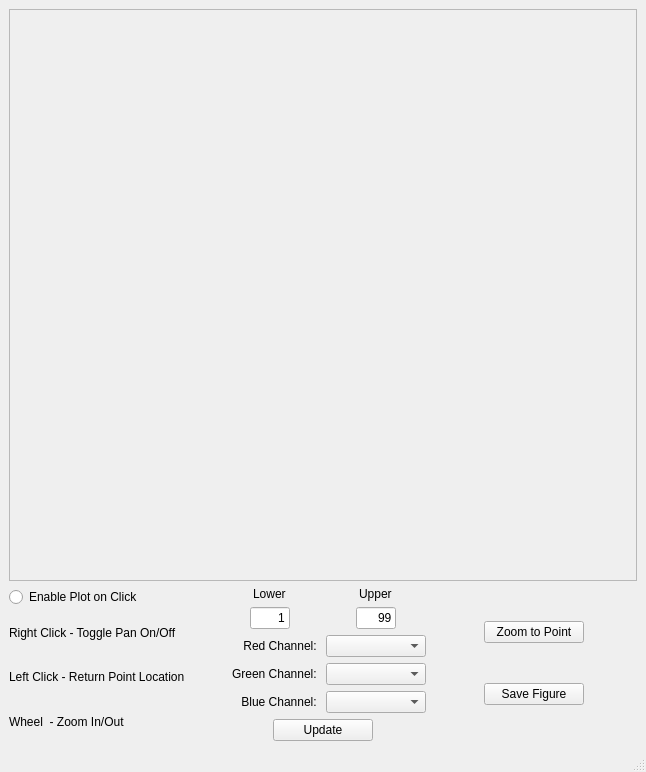
<?xml version="1.0" encoding="UTF-8"?>
<ui version="4.0">
 <class>MainWindow_chipviewer</class>
 <widget class="QMainWindow" name="MainWindow_chipviewer">
  <property name="geometry">
   <rect>
    <x>0</x>
    <y>0</y>
    <width>646</width>
    <height>772</height>
   </rect>
  </property>
  <property name="windowTitle">
   <string>ARD Viewer</string>
  </property>
  <widget class="QWidget" name="Widget_central">
   <layout class="QGridLayout" name="gridLayout">
    <item row="0" column="0">
     <widget class="QScrollArea" name="ScrollArea_viewer">
      <property name="widgetResizable">
       <bool>true</bool>
      </property>
      <widget class="QWidget" name="Widget_ScrollAreaContents">
       <property name="geometry">
        <rect>
         <x>0</x>
         <y>0</y>
         <width>626</width>
         <height>539</height>
        </rect>
       </property>
      </widget>
     </widget>
    </item>
    <item row="1" column="0">
     <layout class="QHBoxLayout" name="HBoxLayout_controls">
      <item>
       <layout class="QVBoxLayout" name="VBoxLayout_enable">
        <item>
         <widget class="QRadioButton" name="RadioButton_plot">
          <property name="text">
           <string>Enable Plot on Click</string>
          </property>
         </widget>
        </item>
        <item alignment="Qt::AlignLeft">
         <widget class="QLabel" name="QLable_rightclick">
          <property name="text">
           <string>Right Click - Toggle Pan On/Off</string>
          </property>
         </widget>
        </item>
        <item alignment="Qt::AlignLeft">
         <widget class="QLabel" name="QLabel_leftclick">
          <property name="text">
           <string>Left Click - Return Point Location</string>
          </property>
         </widget>
        </item>
        <item alignment="Qt::AlignLeft">
         <widget class="QLabel" name="QLabel_zoom">
          <property name="text">
           <string>Wheel  - Zoom In/Out</string>
          </property>
         </widget>
        </item>
       </layout>
      </item>
      <item>
       <layout class="QVBoxLayout" name="VBoxLayout_update">
        <item>
         <layout class="QHBoxLayout" name="HBoxLayout_percents">
          <item>
           <layout class="QVBoxLayout" name="VBoxLayout_lower">
            <item alignment="Qt::AlignHCenter">
             <widget class="QLabel" name="Label_lower">
              <property name="text">
               <string>Lower</string>
              </property>
             </widget>
            </item>
            <item alignment="Qt::AlignHCenter">
             <widget class="QLineEdit" name="LineEdit_lower">
              <property name="maximumSize">
               <size>
                <width>40</width>
                <height>16777215</height>
               </size>
              </property>
              <property name="layoutDirection">
               <enum>Qt::LeftToRight</enum>
              </property>
              <property name="text">
               <string>1</string>
              </property>
              <property name="maxLength">
               <number>3</number>
              </property>
              <property name="alignment">
               <set>Qt::AlignRight|Qt::AlignTrailing|Qt::AlignVCenter</set>
              </property>
             </widget>
            </item>
           </layout>
          </item>
          <item>
           <layout class="QVBoxLayout" name="VBoxLayout_upper">
            <item alignment="Qt::AlignHCenter">
             <widget class="QLabel" name="Label_upper">
              <property name="text">
               <string>Upper</string>
              </property>
             </widget>
            </item>
            <item alignment="Qt::AlignHCenter">
             <widget class="QLineEdit" name="LineEdit_upper">
              <property name="maximumSize">
               <size>
                <width>40</width>
                <height>16777215</height>
               </size>
              </property>
              <property name="layoutDirection">
               <enum>Qt::LeftToRight</enum>
              </property>
              <property name="text">
               <string>99</string>
              </property>
              <property name="maxLength">
               <number>3</number>
              </property>
              <property name="alignment">
               <set>Qt::AlignRight|Qt::AlignTrailing|Qt::AlignVCenter</set>
              </property>
             </widget>
            </item>
           </layout>
          </item>
         </layout>
        </item>
        <item>
         <layout class="QHBoxLayout" name="HBoxLayout_red">
          <item>
           <layout class="QVBoxLayout" name="VBoxLayout_red_label">
            <item>
             <widget class="QLabel" name="Label_red">
              <property name="layoutDirection">
               <enum>Qt::LeftToRight</enum>
              </property>
              <property name="text">
               <string>Red Channel: </string>
              </property>
              <property name="alignment">
               <set>Qt::AlignRight|Qt::AlignTrailing|Qt::AlignVCenter</set>
              </property>
             </widget>
            </item>
           </layout>
          </item>
          <item>
           <layout class="QVBoxLayout" name="VBoxLayout_red_combo">
            <item>
             <widget class="QComboBox" name="ComboBox_red">
              <item>
               <property name="text">
                <string/>
               </property>
              </item>
              <item>
               <property name="text">
                <string>Blue</string>
               </property>
              </item>
              <item>
               <property name="text">
                <string>Green</string>
               </property>
              </item>
              <item>
               <property name="text">
                <string>Red</string>
               </property>
              </item>
              <item>
               <property name="text">
                <string>NIR</string>
               </property>
              </item>
              <item>
               <property name="text">
                <string>SWIR-1</string>
               </property>
              </item>
              <item>
               <property name="text">
                <string>SWIR-2</string>
               </property>
              </item>
              <item>
               <property name="text">
                <string>Thermal</string>
               </property>
              </item>
              <item>
               <property name="text">
                <string>NDVI</string>
               </property>
              </item>
              <item>
               <property name="text">
                <string>MSAVI</string>
               </property>
              </item>
              <item>
               <property name="text">
                <string>SAVI</string>
               </property>
              </item>
              <item>
               <property name="text">
                <string>EVI</string>
               </property>
              </item>
              <item>
               <property name="text">
                <string>NDMI</string>
               </property>
              </item>
              <item>
               <property name="text">
                <string>NBR-1</string>
               </property>
              </item>
              <item>
               <property name="text">
                <string>NBR-2</string>
               </property>
              </item>
             </widget>
            </item>
           </layout>
          </item>
         </layout>
        </item>
        <item>
         <layout class="QHBoxLayout" name="HBoxLayout_green">
          <item>
           <layout class="QVBoxLayout" name="VBoxLayout_green_label">
            <item>
             <widget class="QLabel" name="Label_green">
              <property name="text">
               <string>Green Channel: </string>
              </property>
              <property name="alignment">
               <set>Qt::AlignRight|Qt::AlignTrailing|Qt::AlignVCenter</set>
              </property>
             </widget>
            </item>
           </layout>
          </item>
          <item>
           <layout class="QVBoxLayout" name="VBoxLayout_green_combo">
            <item>
             <widget class="QComboBox" name="ComboBox_green">
              <item>
               <property name="text">
                <string/>
               </property>
              </item>
              <item>
               <property name="text">
                <string>Blue</string>
               </property>
              </item>
              <item>
               <property name="text">
                <string>Green</string>
               </property>
              </item>
              <item>
               <property name="text">
                <string>Red</string>
               </property>
              </item>
              <item>
               <property name="text">
                <string>NIR</string>
               </property>
              </item>
              <item>
               <property name="text">
                <string>SWIR-1</string>
               </property>
              </item>
              <item>
               <property name="text">
                <string>SWIR-2</string>
               </property>
              </item>
              <item>
               <property name="text">
                <string>Thermal</string>
               </property>
              </item>
              <item>
               <property name="text">
                <string>NDVI</string>
               </property>
              </item>
              <item>
               <property name="text">
                <string>MSAVI</string>
               </property>
              </item>
              <item>
               <property name="text">
                <string>SAVI</string>
               </property>
              </item>
              <item>
               <property name="text">
                <string>EVI</string>
               </property>
              </item>
              <item>
               <property name="text">
                <string>NDMI</string>
               </property>
              </item>
              <item>
               <property name="text">
                <string>NBR-1</string>
               </property>
              </item>
              <item>
               <property name="text">
                <string>NBR-2</string>
               </property>
              </item>
             </widget>
            </item>
           </layout>
          </item>
         </layout>
        </item>
        <item>
         <layout class="QHBoxLayout" name="HBoxLayout_blue">
          <item>
           <layout class="QVBoxLayout" name="VBoxLayout_blue_label">
            <item>
             <widget class="QLabel" name="Label_blue">
              <property name="text">
               <string>Blue Channel: </string>
              </property>
              <property name="alignment">
               <set>Qt::AlignRight|Qt::AlignTrailing|Qt::AlignVCenter</set>
              </property>
             </widget>
            </item>
           </layout>
          </item>
          <item>
           <layout class="QVBoxLayout" name="VBoxLayout_blue_combo">
            <item>
             <widget class="QComboBox" name="ComboBox_blue">
              <item>
               <property name="text">
                <string/>
               </property>
              </item>
              <item>
               <property name="text">
                <string>Blue</string>
               </property>
              </item>
              <item>
               <property name="text">
                <string>Green</string>
               </property>
              </item>
              <item>
               <property name="text">
                <string>Red</string>
               </property>
              </item>
              <item>
               <property name="text">
                <string>NIR</string>
               </property>
              </item>
              <item>
               <property name="text">
                <string>SWIR-1</string>
               </property>
              </item>
              <item>
               <property name="text">
                <string>SWIR-2</string>
               </property>
              </item>
              <item>
               <property name="text">
                <string>Thermal</string>
               </property>
              </item>
              <item>
               <property name="text">
                <string>NDVI</string>
               </property>
              </item>
              <item>
               <property name="text">
                <string>MSAVI</string>
               </property>
              </item>
              <item>
               <property name="text">
                <string>SAVI</string>
               </property>
              </item>
              <item>
               <property name="text">
                <string>EVI</string>
               </property>
              </item>
              <item>
               <property name="text">
                <string>NDMI</string>
               </property>
              </item>
              <item>
               <property name="text">
                <string>NBR-1</string>
               </property>
              </item>
              <item>
               <property name="text">
                <string>NBR-2</string>
               </property>
              </item>
             </widget>
            </item>
           </layout>
          </item>
         </layout>
        </item>
        <item alignment="Qt::AlignHCenter">
         <widget class="QPushButton" name="PushButton_update">
          <property name="minimumSize">
           <size>
            <width>100</width>
            <height>0</height>
           </size>
          </property>
          <property name="maximumSize">
           <size>
            <width>100</width>
            <height>16777215</height>
           </size>
          </property>
          <property name="text">
           <string>Update</string>
          </property>
         </widget>
        </item>
       </layout>
      </item>
      <item>
       <layout class="QVBoxLayout" name="VBoxLayout_zoom">
        <item alignment="Qt::AlignHCenter">
         <widget class="QPushButton" name="PushButton_zoom">
          <property name="minimumSize">
           <size>
            <width>100</width>
            <height>0</height>
           </size>
          </property>
          <property name="maximumSize">
           <size>
            <width>100</width>
            <height>16777215</height>
           </size>
          </property>
          <property name="text">
           <string>Zoom to Point</string>
          </property>
         </widget>
        </item>
        <item alignment="Qt::AlignHCenter">
         <widget class="QPushButton" name="PushButton_save">
          <property name="minimumSize">
           <size>
            <width>100</width>
            <height>0</height>
           </size>
          </property>
          <property name="maximumSize">
           <size>
            <width>100</width>
            <height>16777215</height>
           </size>
          </property>
          <property name="text">
           <string>Save Figure</string>
          </property>
         </widget>
        </item>
       </layout>
      </item>
     </layout>
    </item>
   </layout>
  </widget>
  <widget class="QMenuBar" name="menubar">
   <property name="geometry">
    <rect>
     <x>0</x>
     <y>0</y>
     <width>646</width>
     <height>21</height>
    </rect>
   </property>
  </widget>
  <widget class="QStatusBar" name="statusbar"/>
 </widget>
 <resources/>
 <connections/>
</ui>
